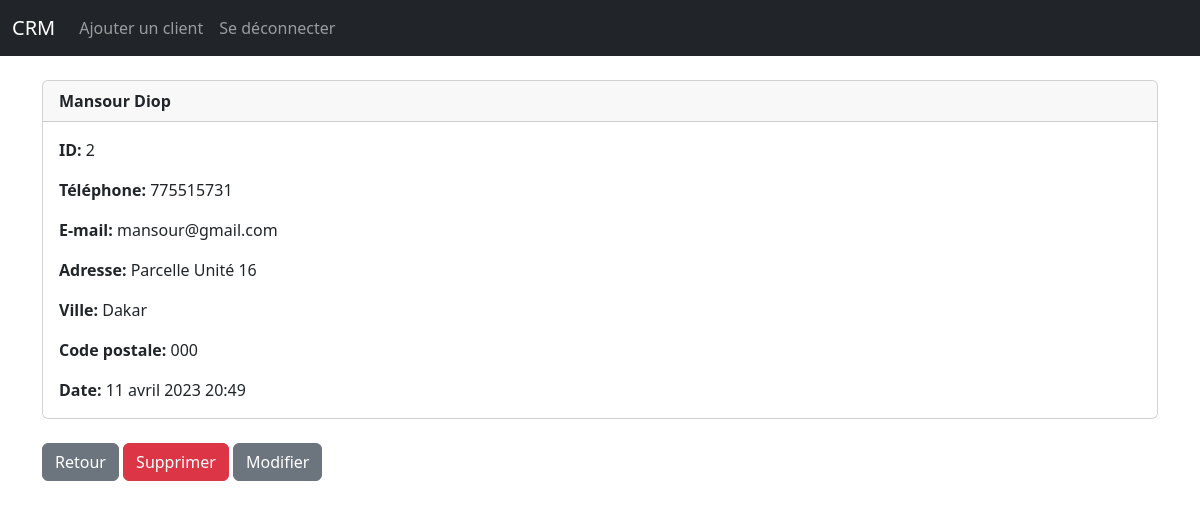
The app's page /record/2 (signed in), older data.
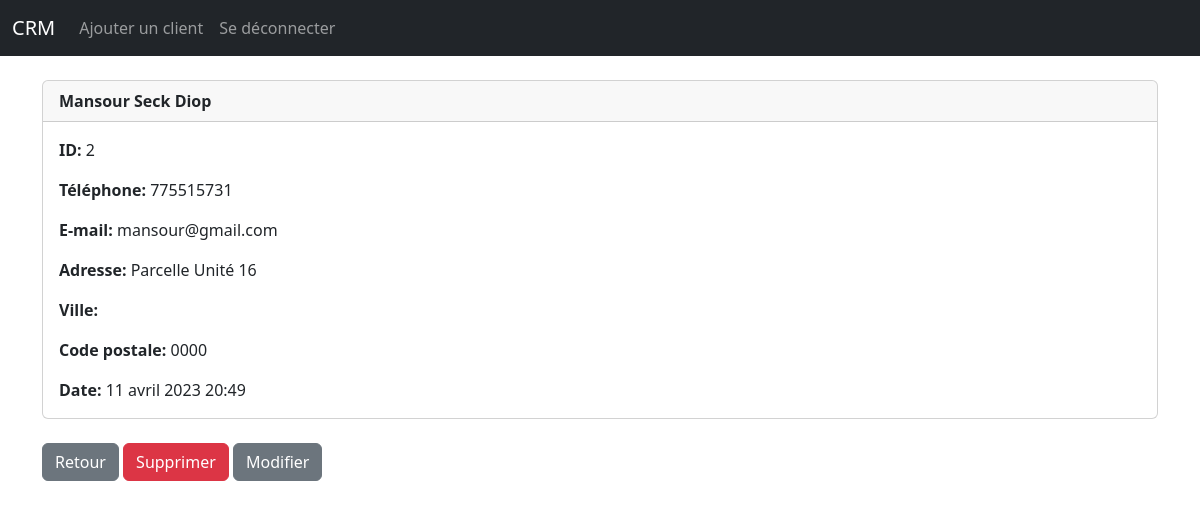
The same page, newer data.
### website/models.py (models this page shows, shortened)
class Record(models.Model):
    created_at=models.DateTimeField(auto_now_add=True)
    first_name = models.CharField(max_length=50)
    last_name = models.CharField(max_length=50)
    email = models.CharField(max_length=100)
    phone = models.CharField(max_length=15)
    adress = models.CharField(max_length=150)
    state = models.CharField(max_length=50)
    zipcode = models.CharField(max_length=20)

### website/views.py (the view)
# urls.py: path("record/<int:pk>",views.customer_record, name='record'),
def customer_record(request, pk):
    if request.user.is_authenticated:
        customer_record= Record.objects.get(id=pk)
        return render(request, 'record.html', {"customer_record":customer_record})
    else:
        messages.success(request, "Vous devez d'abord vous connectez !")
        return redirect('home')

### website/templates/record.html
{% extends 'base.html' %}
{% block content %}
<div class="card" xmlns="http://www.w3.org/1999/html">
  <div class="card-header">
   <strong>{{ customer_record.first_name}} {{ customer_record.last_name}}</strong>
  </div>
  <div class="card-body">
    <p class="card-text">
        <strong> ID: </strong> {{ customer_record.id}}</p>
<p class="card-text">
        <strong> Téléphone: </strong>{{ customer_record.phone}}</p>
<p class="card-text">
        <strong> E-mail: </strong>{{ customer_record.email}}</p>
<p class="card-text">
        <strong> Adresse: </strong>{{ customer_record.adress}}</p>
<p class="card-text">
        <strong> Ville: </strong>{{ customer_record.state}}</p>
<p class="card-text">
        <strong> Code postale: </strong>{{ customer_record.zipcode}}</p>
<p class="card-text">
        <strong> Date: </strong>{{ customer_record.created_at}}</p>
  </div>
</div>
<br>
<a href="{% url 'home' %}" class="btn btn-secondary">Retour</a>
<a href="{% url 'delete_record' customer_record.id %}" class="btn btn-danger">Supprimer </a>
<a href="{% url 'update_record' customer_record.id %}" class="btn btn-secondary">Modifier</a>
{% endblock%}

### website/templates/base.html (shortened to what this page needs)
<!doctype html>
<html lang="fr">
  <head>
    <link href="https://cdn.jsdelivr.net/npm/bootstrap@5.3.0-alpha3/dist/css/bootstrap.min.css" rel="stylesheet">
  </head>
  <body>
    {% include "navbar.html" %}
    <div class="container">
      <br>
      {% block content %}
      {% endblock %}
    </div>
  </body>
</html>

### website/templates/navbar.html (shortened to what this page needs)
<nav class="navbar navbar-expand-lg navbar-dark bg-dark">
  <div class="container-fluid">
    <a class="navbar-brand" href="{% url 'home' %}">CRM</a>
    <div class="collapse navbar-collapse" id="navbarSupportedContent">
      <ul class="navbar-nav me-auto mb-2 mb-lg-0">
        {% if user.is_authenticated %}
        <li class="nav-item">
          <a class="nav-link" href="{% url 'add_record' %}">Ajouter un client</a>
        </li>
        <li class="nav-item">
          <a class="nav-link" href="{% url 'logout' %}">Se déconnecter</a>
        </li>
        {% endif %}
      </ul>
    </div>
  </div>
</nav>

Row changes from the older to the newer data that the page shows:
changed Record "Diop": first_name "Mansour" → "Mansour Seck"; zipcode "000" → "0000"; state "Dakar" → (not shown)
